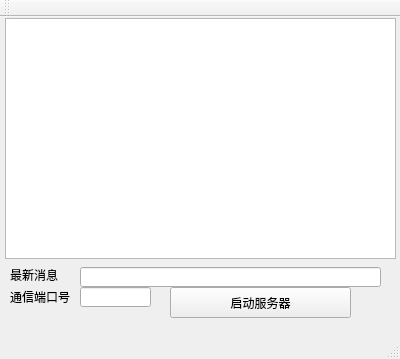
<?xml version="1.0" encoding="UTF-8"?>
<ui version="4.0">
 <class>PokemonServer</class>
 <widget class="QMainWindow" name="PokemonServer">
  <property name="geometry">
   <rect>
    <x>0</x>
    <y>0</y>
    <width>400</width>
    <height>359</height>
   </rect>
  </property>
  <property name="windowTitle">
   <string>PokemonServer</string>
  </property>
  <widget class="QWidget" name="centralWidget">
   <widget class="QLabel" name="label">
    <property name="geometry">
     <rect>
      <x>10</x>
      <y>270</y>
      <width>61</width>
      <height>20</height>
     </rect>
    </property>
    <property name="text">
     <string>通信端口号</string>
    </property>
   </widget>
   <widget class="QLineEdit" name="lineEdit">
    <property name="geometry">
     <rect>
      <x>80</x>
      <y>270</y>
      <width>71</width>
      <height>20</height>
     </rect>
    </property>
   </widget>
   <widget class="QPushButton" name="pushButton">
    <property name="enabled">
     <bool>true</bool>
    </property>
    <property name="geometry">
     <rect>
      <x>170</x>
      <y>270</y>
      <width>181</width>
      <height>31</height>
     </rect>
    </property>
    <property name="text">
     <string>启动服务器</string>
    </property>
   </widget>
   <widget class="QTableView" name="tableView">
    <property name="geometry">
     <rect>
      <x>5</x>
      <y>1</y>
      <width>391</width>
      <height>241</height>
     </rect>
    </property>
   </widget>
   <widget class="QLineEdit" name="lineEdit_2">
    <property name="geometry">
     <rect>
      <x>80</x>
      <y>250</y>
      <width>301</width>
      <height>20</height>
     </rect>
    </property>
   </widget>
   <widget class="QLabel" name="label_2">
    <property name="geometry">
     <rect>
      <x>10</x>
      <y>250</y>
      <width>54</width>
      <height>16</height>
     </rect>
    </property>
    <property name="text">
     <string>最新消息</string>
    </property>
   </widget>
  </widget>
  <widget class="QMenuBar" name="menuBar">
   <property name="geometry">
    <rect>
     <x>0</x>
     <y>0</y>
     <width>400</width>
     <height>23</height>
    </rect>
   </property>
  </widget>
  <widget class="QToolBar" name="mainToolBar">
   <attribute name="toolBarArea">
    <enum>TopToolBarArea</enum>
   </attribute>
   <attribute name="toolBarBreak">
    <bool>false</bool>
   </attribute>
  </widget>
  <widget class="QStatusBar" name="statusBar"/>
 </widget>
 <layoutdefault spacing="6" margin="11"/>
 <resources/>
 <connections/>
</ui>
